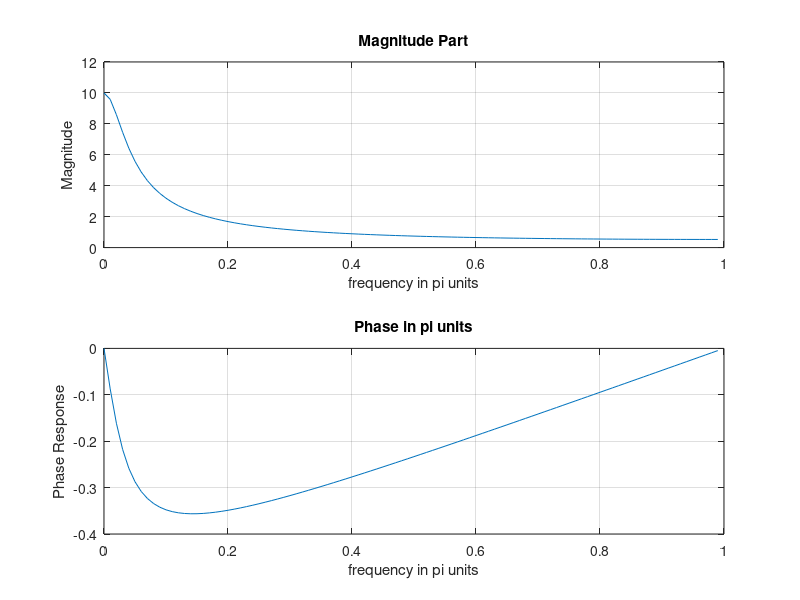

This figure's MATLAB source:
clc;clear all; close all;
b=[1,0];a=[1,-0.9];
[H,w]=freqz(b,a,100);
magH= abs(H); angH= angle(H);
subplot(2,1,1);plot(w/pi,magH);grid
xlabel('frequency in pi units'); title ('Magnitude Part'); ylabel('Magnitude')
subplot(2,1,2);plot(w/pi,angH/pi) ; grid
xlabel('frequency in pi units'); title ('Phase in pi units'); ylabel('Phase Response')
